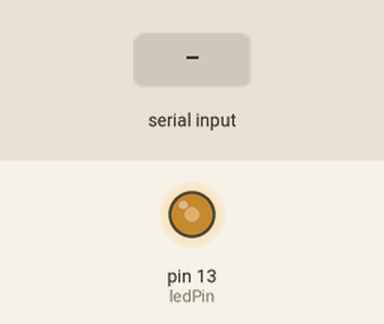
Bench run of a sketch on a simulated Arduino Uno, built with avr-gcc and run on an emulated ATmega328P. Shown: output pins drawn as LEDs (lit = HIGH). The test bench sets the inputs (shaded band). What the sketch prints to the serial monitor is not drawn.

Above: at 1.2 s.
1.3 s: "<90,45,200>" received over Serial
At 1.66 s:
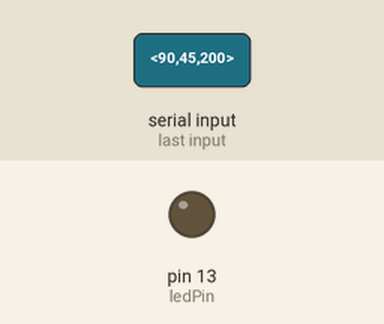
At 2.11 s:
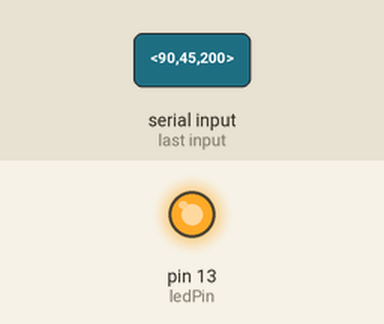
Timing chart, 0 to 10.3 s (numbered marks = the images above; inputs shaded):
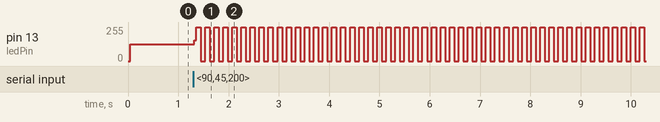

The sketch:

emoArduino.ino
```cpp
// intended for use with emostate_serial.py


const byte numStatus = 15;
byte ledPin =  13;
// Values sent over serial to Arduino.
float Time;
float userID;
float wirelessSigStatus;
float Blink;
float leftWink;
float rightWink;
float surprise = 0.0;
float frown;
float clench;
float smile;
float mentalCommandAction;
float mentalCommandPower;

const byte buffSize = 132;
char inputBuffer[buffSize];
const char startMarker = '<';
const char endMarker = '>';
byte bytesRecvd = 0;
boolean readInProgress = false;
boolean newDataFromPC = false;

char messageFromPC[buffSize] = {0};

unsigned long curMillis;
unsigned long prevMillis;

unsigned long prevReplyToPCmillis = 0;
unsigned long replyToPCinterval = 1000;
int blink_rate = 0;
int x = 0;
int count = 15;

//=============

void blinkLEDs() {
    if ((curMillis - prevMillis) >= (int)Time) {
     prevMillis = millis();
    digitalWrite(13, !digitalRead(13));
    }
//      blink_rate = (int)Time;
//      digitalWrite(ledPin, HIGH);
//      delay(blink_rate);
//      digitalWrite(ledPin, LOW);
//      delay(blink_rate);

}


void setup() {
  Serial.begin(9600);

    // flash LEDs so we know we are alive
    pinMode(ledPin, OUTPUT);
    digitalWrite(ledPin, HIGH);

    // tell the PC we are ready
  Serial.println("<Arduino is ready>");
}

//=============

void loop() {
  curMillis = millis();
  getDataFromPC();
  replyToPC();
  blinkLEDs();

}

//=============

void getDataFromPC() {

    // receive data from PC and save it into inputBuffer

  if(Serial.available() > 0) {

    char x = Serial.read();

      // the order of these IF clauses is significant

    if (x == endMarker) {
      readInProgress = false;
      newDataFromPC = true;
      inputBuffer[bytesRecvd] = 0;
      parseData();
    }

    if(readInProgress) {
      inputBuffer[bytesRecvd] = x;
      bytesRecvd ++;
      if (bytesRecvd == buffSize) {
        bytesRecvd = buffSize - 1;
      }
    }

    if (x == startMarker) {
      bytesRecvd = 0;
      readInProgress = true;
    }
  }
}

//=============

void parseData() {

    // split the data into its parts
    // assumes the data will be received as (eg) 0,1,35

  char * strtokIndx; // this is used by strtok() as an index
  //Serial.println('hello');
  //Serial.println(inputBuffer);

  strtokIndx = strtok(inputBuffer,","); // get the first part
  Time = atof(strtokIndx); //  convert to an integer

  strtokIndx = strtok(NULL, ","); // this continues where the previous call left off
  userID = atof(strtokIndx);

  strtokIndx = strtok(NULL, ","); // this continues where the previous call left off
  wirelessSigStatus = atof(strtokIndx);

  strtokIndx = strtok(NULL, ","); // this continues where the previous call left off
  Blink = atof(strtokIndx);

  strtokIndx = strtok(NULL, ","); // this continues where the previous call left off
  leftWink = atof(strtokIndx);

  strtokIndx = strtok(NULL, ","); // this continues where the previous call left off
  rightWink = atof(strtokIndx);

  strtokIndx = strtok(NULL, ","); // this continues where the previous call left off
  surprise = atof(strtokIndx);

  strtokIndx = strtok(NULL, ","); // this continues where the previous call left off
  frown = atof(strtokIndx);

  strtokIndx = strtok(NULL, ","); // this continues where the previous call left off
  clench = atof(strtokIndx);

  strtokIndx = strtok(NULL, ","); // this continues where the previous call left off
  smile = atof(strtokIndx);

  strtokIndx = strtok(NULL, ","); // this continues where the previous call left off
  mentalCommandAction = atof(strtokIndx);

  strtokIndx = strtok(NULL, ","); // this continues where the previous call left off
  mentalCommandPower = atof(strtokIndx);


}

//=============

void replyToPC() {

  if (newDataFromPC) {
    newDataFromPC = false;
    Serial.print("<");
    Serial.print(" Time ");
    Serial.print(Time);
    Serial.print(" UserID ");
    Serial.print(userID);
    Serial.print(" wirelessSigStatus ");
    Serial.print(wirelessSigStatus);
    Serial.print(" Blink ");
    Serial.print(Blink);
    Serial.print(" leftWink ");
    Serial.print(leftWink);
    Serial.print(" rightWink ");
    Serial.print(rightWink);
    Serial.print(" Surprise ");
    Serial.print(surprise);
    Serial.print(" Frown ");
    Serial.print(frown);
    Serial.print(" Clench ");
    Serial.print(clench);
    Serial.print(" Smile ");
    Serial.print(smile);
    Serial.print(" MentalCommand Action ");
    Serial.print(mentalCommandAction);
    Serial.print(" MentalCommand Power ");
    Serial.print(mentalCommandPower);
    Serial.println(">");
  }
}
```

Measured:
- after the input at 1.3 s, pin 13 (ledPin): 127/255 → 156/255 at once, then repeats every 0.17 s: 255/255 0.08 s, 0/255 0.09 s
